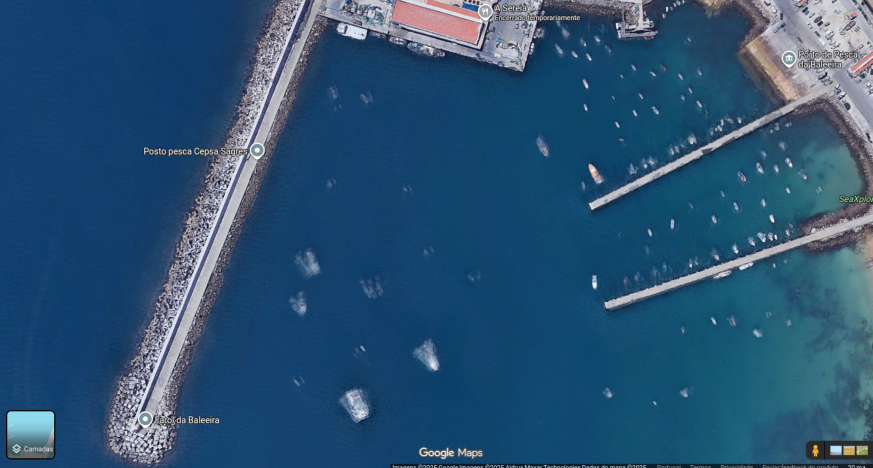
#> input picture web_presentation/assets/bigger_map.png, 1745 x 936 px, found by its file name (shown at 1/2 size)
$ python generate_mesh.py
#> lines starting #> are read from the running program, lines starting #| are printed output that depends on the picture; after the words box and inside, x2 and y2 are one past the last pixel; in counts of white or black regions, pixels touching at a corner belong together
from PIL import Image
import numpy as np
import scipy.ndimage as ndimage

def generate_obj(input_path, output_path, scale_x=1755, scale_z=940, height=20):
#> called with input_path = 'web_presentation/assets/bigger_map.png', output_path = 'web_presentation/models/port_geo.obj', scale_x = 500, scale_z = 268.2, height = 5
    print(f"Processing {input_path}...")

    # 1. Load and Clean Mask
    img = Image.open(input_path).convert("RGB")
    data = np.array(img).astype(float)

    brightness = np.mean(data, axis=2)
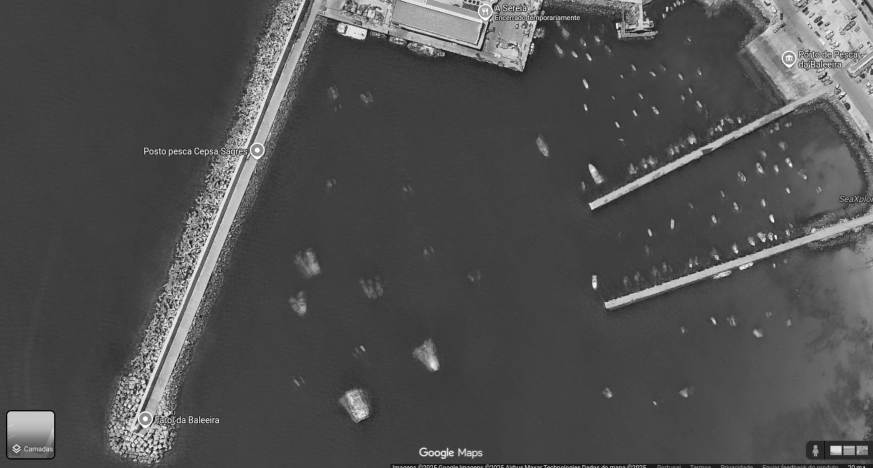
#> brightness: shape (936, 1745) float64 (shown at 1/2 size); min 0, max 255, mean 80.1
    mask = brightness > 110
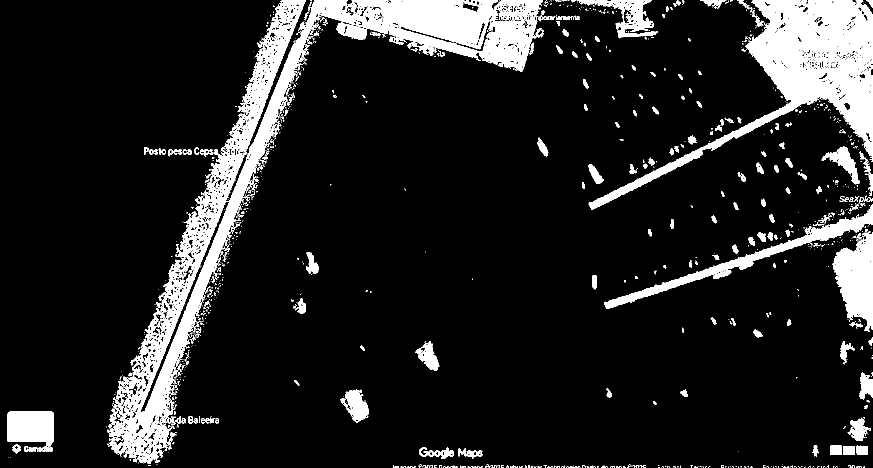
#> mask: shape (936, 1745) bool (shown at 1/2 size); 12.8% white; 1181 white regions (919 under 20 px), largest, box (x1, y1, x2, y2) and area: (214, 0, 1086, 928) 96747, (1177, 0, 1745, 420) 50887, (1209, 409, 1745, 617) 10016

    labeled_array, num_features = ndimage.label(mask)
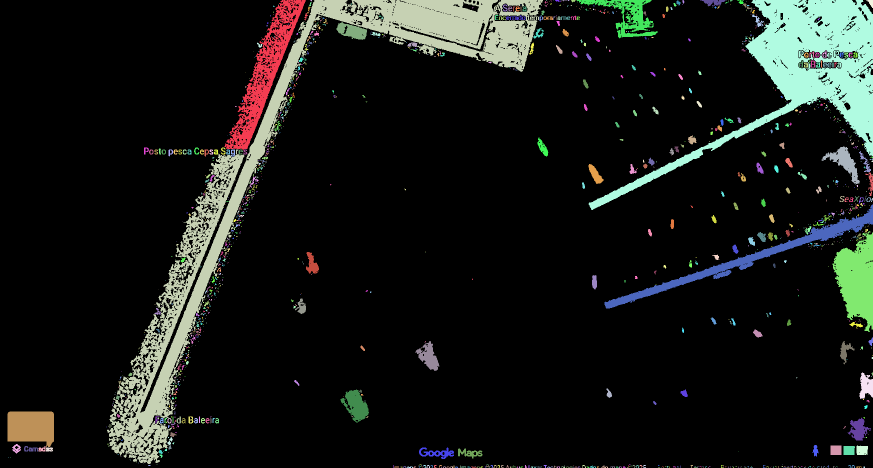
#> labeled_array: shape (936, 1745) int32 (shown at 1/2 size); 1505 distinct labels, from 0 to 1504; one colour per label, 0 black
#> num_features = 1504
    sizes = ndimage.sum(mask, labeled_array, range(num_features + 1))
#> sizes = 1505 values, max 83130 at index 3, min 0 at index 0, mean 139.3
    mask_size = sizes < 2000
    remove_pixel = mask_size[labeled_array]
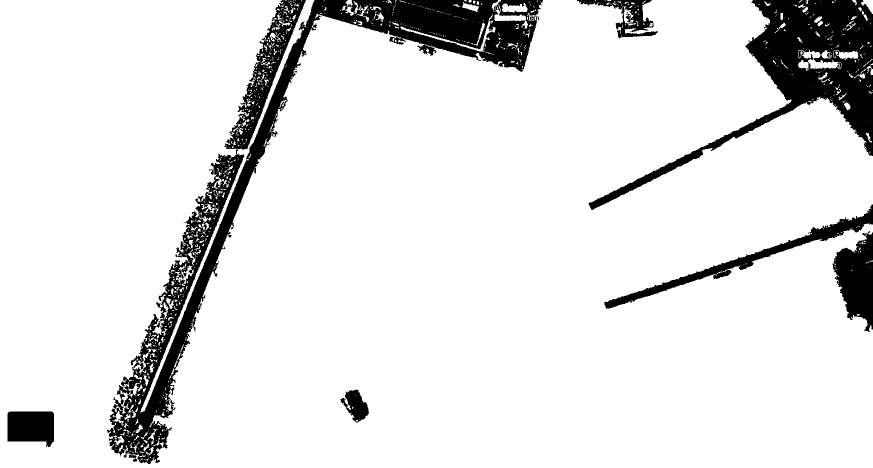
#> remove_pixel: shape (936, 1745) bool (shown at 1/2 size); 89.2% white; 8 black regions, largest, box (x1, y1, x2, y2) and area: (214, 0, 1086, 928) 83130, (1177, 0, 1745, 420) 50112, (449, 0, 612, 300) 11762
    mask[remove_pixel] = False
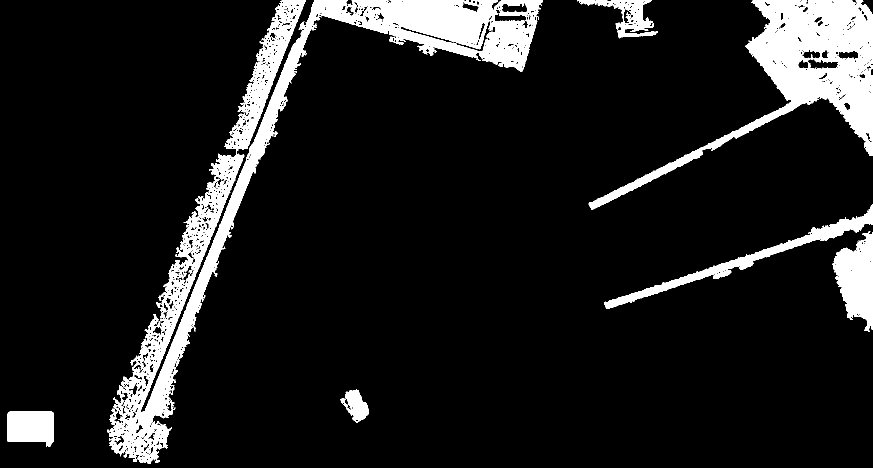
#> mask: shape (936, 1745) bool (shown at 1/2 size); 10.8% white; 8 white regions, largest, box (x1, y1, x2, y2) and area: (214, 0, 1086, 928) 83130, (1177, 0, 1745, 420) 50112, (449, 0, 612, 300) 11762
    mask = ndimage.binary_fill_holes(mask)
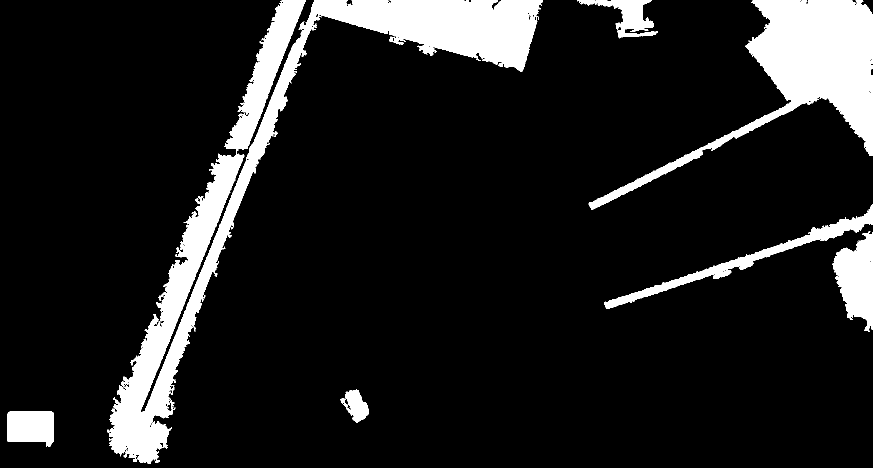
#> mask: shape (936, 1745) bool (shown at 1/2 size); 12.1% white; 8 white regions, largest, box (x1, y1, x2, y2) and area: (214, 0, 1086, 928) 96010, (1177, 0, 1745, 420) 54475, (449, 0, 612, 300) 13968

    # 2. Downsample
    GRID_W = 400
    ratio = GRID_W / mask.shape[1]
#> ratio = 0.229
    GRID_H = int(mask.shape[0] * ratio)
#> GRID_H = 214

    mask_img = Image.fromarray(mask.astype('uint8') * 255)
    mask_small = mask_img.resize((GRID_W, GRID_H), resample=Image.NEAREST)
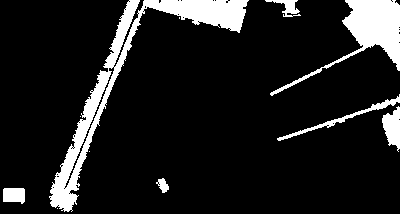
#> mask_small: PIL image 400x214 L; 12.1% white; 11 white regions (4 under 20 px), largest, box (x1, y1, x2, y2) and area: (49, 0, 249, 212) 5755, (270, 0, 400, 96) 2856, (277, 94, 400, 141) 531
    mask_grid = np.array(mask_small) > 128

    print(f"Grid Size: {GRID_W}x{GRID_H}")
#| Grid Size: 400x214

    vertices = []
    uvs = [] # Texture Coordinates
    faces = []

    cell_w = scale_x / GRID_W
    cell_d = scale_z / GRID_H
#> cell_d = 1.25

    off_x = -scale_x / 2
    off_z = -scale_z / 2

    # Helper to add vertex + UV
    def add_vert(x, y, z, u, v):
        vertices.append((x, y, z))
        uvs.append((u, v))
        return len(vertices)

    for r in range(GRID_H):
        for c in range(GRID_W):
            if mask_grid[r, c]:
                # World Coords
                x1 = off_x + c * cell_w
                z1 = off_z + r * cell_d
                x2 = x1 + cell_w
                z2 = z1 + cell_d

                # UV Coords (0 to 1)
                # Image Y is inverted relative to 3D Z usually, but let's match grid
                u1 = c / GRID_W
                v1 = 1.0 - (r / GRID_H) # Flip V
                u2 = (c + 1) / GRID_W
                v2 = 1.0 - ((r + 1) / GRID_H)

                h = height

                # TOP FACE (Asphalt)
                # Top needs accurate UVs to look like the map
                vt1 = add_vert(x1, h, z1, u1, v1)
                vt2 = add_vert(x1, h, z2, u1, v2)
                vt3 = add_vert(x2, h, z2, u2, v2)
                vt4 = add_vert(x2, h, z1, u2, v1)

                faces.append((vt1, vt2, vt3, vt4))

                # WALLS (We can stretch the edge texture or just use a generic concrete color)
                # For now, let's just reuse the edge UVs so it has *some* texture,
                # even if stretched vertically.

                # North Wall
                if r == 0 or not mask_grid[r-1, c]:
                    wb1 = add_vert(x2, 0, z1, u2, v1) # Bottom
                    wb2 = add_vert(x1, 0, z1, u1, v1)
                    faces.append((vt4, vt1, wb2, wb1))

                # South Wall
                if r == GRID_H-1 or not mask_grid[r+1, c]:
                    wb1 = add_vert(x1, 0, z2, u1, v2)
                    wb2 = add_vert(x2, 0, z2, u2, v2)
                    faces.append((vt2, vt3, wb2, wb1))

                # West Wall
                if c == 0 or not mask_grid[r, c-1]:
                    wb1 = add_vert(x1, 0, z1, u1, v1)
                    wb2 = add_vert(x1, 0, z2, u1, v2)
                    faces.append((vt1, vt2, wb2, wb1))

                # East Wall
                if c == GRID_W-1 or not mask_grid[r, c+1]:
                    wb1 = add_vert(x2, 0, z2, u2, v2)
                    wb2 = add_vert(x2, 0, z1, u2, v1)
                    faces.append((vt3, vt4, wb2, wb1))

    # 4. Write OBJ with UVs
    with open(output_path, "w") as f:
        f.write("# Textured Port Mesh\n")

        # Vertices
        for v in vertices:
            f.write(f"v {v[0]:.2f} {v[1]:.2f} {v[2]:.2f}\n")

        # UVs
        for uv in uvs:
            f.write(f"vt {uv[0]:.4f} {uv[1]:.4f}\n")

        # Normals (Up)
        f.write("vn 0.0 1.0 0.0\n")

        # Faces
        for face in faces:
            # f v1/vt1/vn1 v2/vt2/vn2 ...
            f.write(f"f {face[0]}/{face[0]}/1 {face[1]}/{face[1]}/1 {face[2]}/{face[2]}/1 {face[3]}/{face[3]}/1\n")

    print(f"Saved {len(vertices)} vertices to {output_path}")

if __name__ == "__main__":
    # Using the bigger map
    # Ratio 1745 / 936 = 1.864
    generate_obj(
        "web_presentation/assets/bigger_map.png",
        "web_presentation/models/port_geo.obj",
        scale_x=500.0, # Increased scale for bigger map
        scale_z=500.0 / 1.864,
        height=5.0
    )

$ run again, with web_presentation/assets/map_baleeira.png copied over web_presentation/assets/bigger_map.png
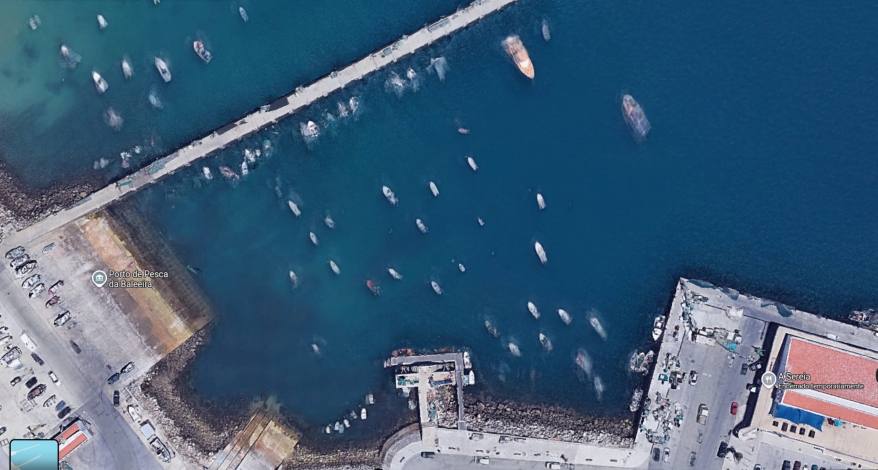
#> input picture web_presentation/assets/map_baleeira.png, 1755 x 940 px, found by its file name (shown at 1/2 size)
#> in generate_obj, `labeled_array, num_features = ndimage.label(mask)`:
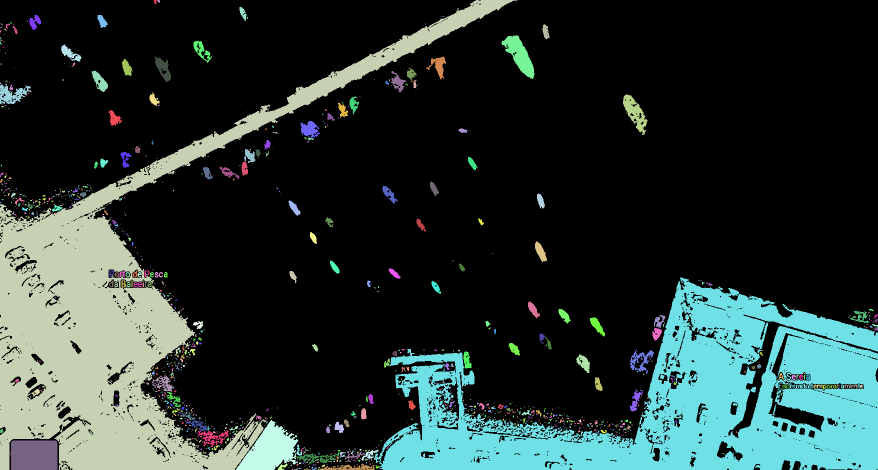
#> labeled_array: shape (940, 1755) int32 (shown at 1/2 size); 1282 distinct labels, from 0 to 1281; one colour per label, 0 black
#> num_features = 1281
#> sizes = 1282 values, max 179884 at index 3, min 0 at index 0, mean 322.1
#> remove_pixel: shape (940, 1755) bool; 77.4% white; 4 black regions, box (x1, y1, x2, y2) and area: (0, 0, 1035, 940) 186723, (748, 555, 1755, 940) 178412, (21, 881, 115, 940) 5479, (1003, 71, 1069, 158) 2579
#> mask_img: PIL image 1755x940 L; 24.9% white; 4 white regions, box (x1, y1, x2, y2) and area: (748, 555, 1755, 940) 204790, (0, 0, 1035, 940) 197123, (21, 881, 115, 940) 5479, (1003, 71, 1069, 158) 2603
#> in generate_obj, `mask_small = mask_img.resize((GRID_W, GRID_H), resample=Image.NEAREST)`:
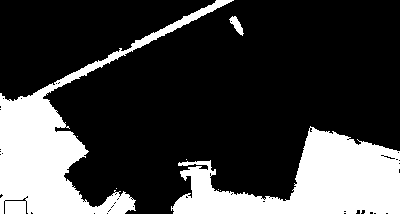
#> mask_small: PIL image 400x214 L; 24.8% white; 8 white regions (5 under 20 px), largest, box (x1, y1, x2, y2) and area: (171, 126, 400, 214) 10635, (0, 0, 234, 214) 10485, (229, 16, 244, 36) 132
#| Grid Size: 400x214
